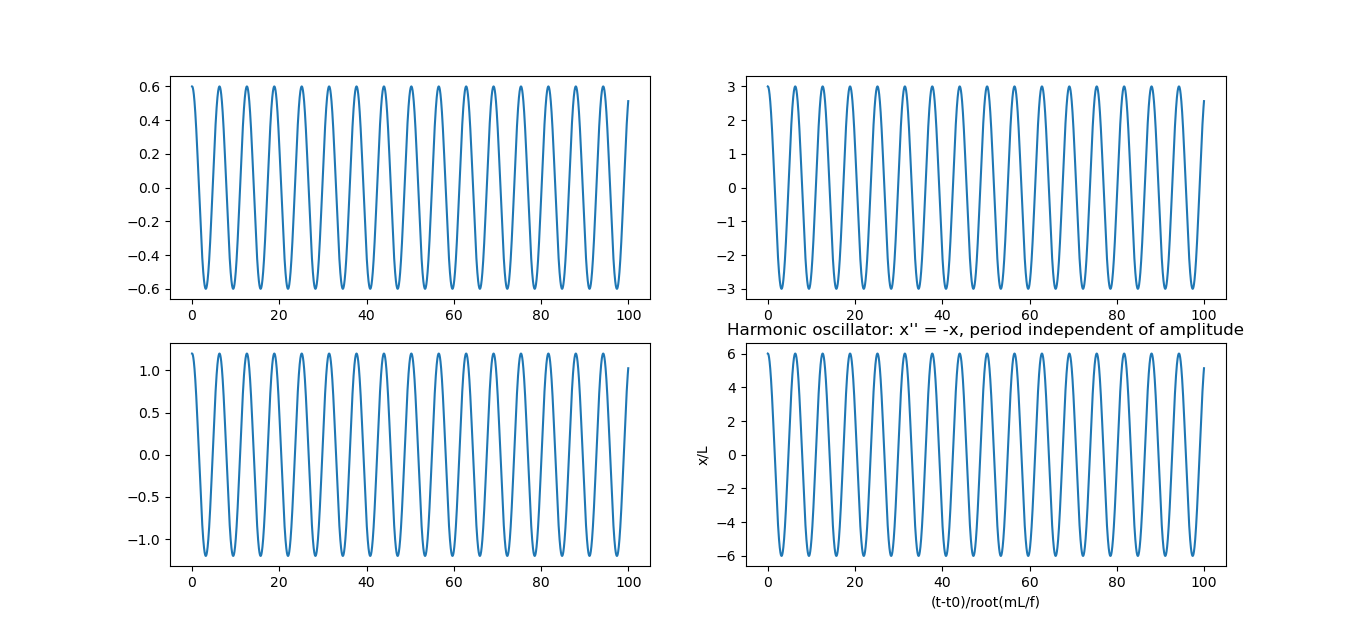

This chart was generated by the following Python code:
# to use, launch 
# python3 <this file> <amplitude>
import sys
import numpy as np
import matplotlib.pyplot as plt
import math

def num_integrate(A):
    x=A
    v=0
    dt=0.01 # time on which F is const
    x_vals = []
    t_vals = []
    for t in np.arange(0, 100, dt):
        x_vals.append(x)
        t_vals.append(t)
        x=x+v*dt
        a=-x
        v=v+a*dt
    return t_vals, x_vals

A = float(sys.argv[1])

figure, axis = plt.subplots(2,2)

plt.title("Harmonic oscillator: x'' = -x, period independent of amplitude")
plt.xlabel('(t-t0)/root(mL/f)')
plt.ylabel('x/L')
                
axis[0, 0].plot(*num_integrate(A))
axis[1, 0].plot(*num_integrate(A*2))
axis[0, 1].plot(*num_integrate(A*5))
axis[1, 1].plot(*num_integrate(A*10))

plt.show()
